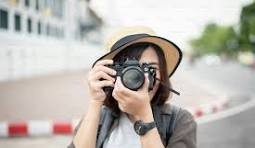
#> input picture DAY 5_ASSESMENT/download.jpg, 255 x 148 px
$ python 5.py
#> lines starting #> are read from the running program, lines starting #| are printed output that depends on the picture
import cv2
import matplotlib.pyplot as plt
img=cv2.imread("download.jpg")
#> img is the input picture: shape (148, 255, 3); mean B, G, R 174.9, 181.7, 186.4
grayscale= cv2.cvtColor(img,cv2.COLOR_BGR2GRAY)
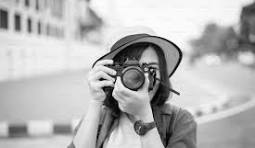
#> grayscale: shape (148, 255); min 0, max 255, mean 182.3
edges = cv2.Canny(grayscale,100,300)
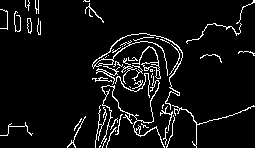
#> edges: shape (148, 255); 6.5% white in thin lines or dots
plt.imshow(cv2.cvtColor(grayscale,cv2.COLOR_BGR2RGB))
plt.show()
